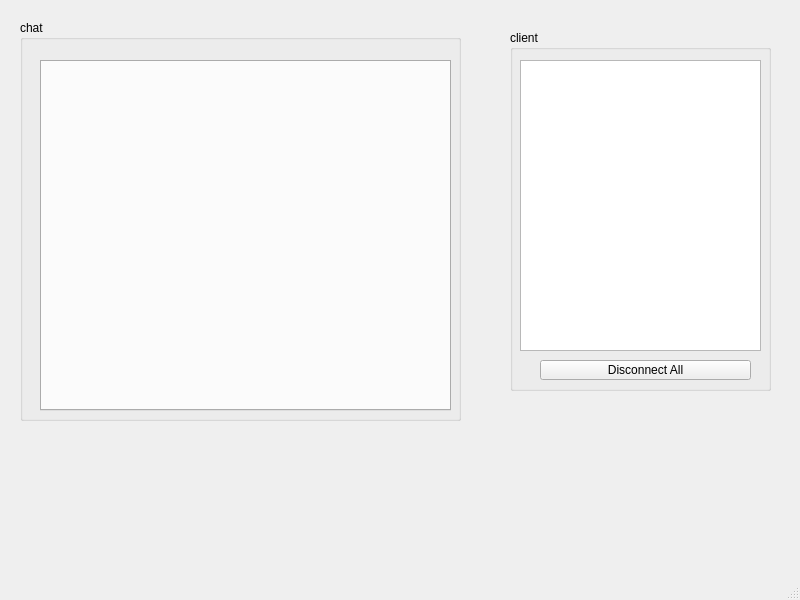
<?xml version="1.0" encoding="UTF-8"?>
<ui version="4.0">
 <class>MainWindow</class>
 <widget class="QMainWindow" name="MainWindow">
  <property name="geometry">
   <rect>
    <x>0</x>
    <y>0</y>
    <width>800</width>
    <height>600</height>
   </rect>
  </property>
  <property name="windowTitle">
   <string>MainWindow</string>
  </property>
  <widget class="QWidget" name="centralwidget">
   <widget class="QGroupBox" name="groupBox">
    <property name="geometry">
     <rect>
      <x>510</x>
      <y>30</y>
      <width>261</width>
      <height>361</height>
     </rect>
    </property>
    <property name="title">
     <string>client</string>
    </property>
    <widget class="QListWidget" name="listWidget">
     <property name="geometry">
      <rect>
       <x>10</x>
       <y>30</y>
       <width>241</width>
       <height>291</height>
      </rect>
     </property>
    </widget>
    <widget class="QPushButton" name="pushButton">
     <property name="geometry">
      <rect>
       <x>30</x>
       <y>330</y>
       <width>211</width>
       <height>20</height>
      </rect>
     </property>
     <property name="text">
      <string>Disconnect All</string>
     </property>
    </widget>
   </widget>
   <widget class="QGroupBox" name="groupBox_2">
    <property name="geometry">
     <rect>
      <x>20</x>
      <y>20</y>
      <width>441</width>
      <height>401</height>
     </rect>
    </property>
    <property name="title">
     <string>chat</string>
    </property>
    <widget class="QTabWidget" name="tabWidget">
     <property name="geometry">
      <rect>
       <x>20</x>
       <y>40</y>
       <width>411</width>
       <height>351</height>
      </rect>
     </property>
    </widget>
   </widget>
  </widget>
  <widget class="QMenuBar" name="menubar">
   <property name="geometry">
    <rect>
     <x>0</x>
     <y>0</y>
     <width>800</width>
     <height>21</height>
    </rect>
   </property>
  </widget>
  <widget class="QStatusBar" name="statusbar"/>
 </widget>
 <resources/>
 <connections/>
</ui>
